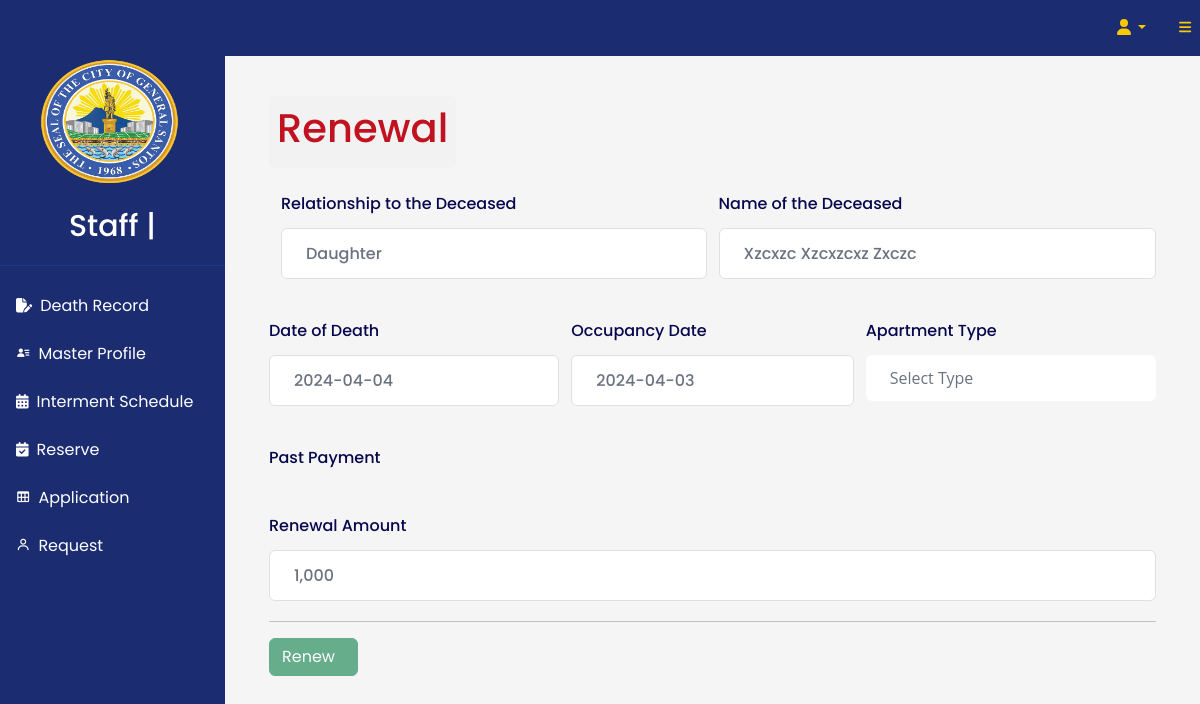
/staff/renewal.php, run on the app's committed database.
### tables this page shows
CREATE TABLE `tblniche` (
  `Nid` varchar(255) NOT NULL,
  `LocID` varchar(255) NOT NULL,
  `Level` int(11) NOT NULL,
  `Nno` int(11) NOT NULL,
  `Size` varchar(255) NOT NULL,
  `Status` varchar(50) NOT NULL,
  `currentdate` date NOT NULL DEFAULT current_timestamp()
);

CREATE TABLE `tblintermentreservation` (
  `AppointmentID` int(11) NOT NULL,
  `Requestor` varchar(255) NOT NULL,
  `Nid` varchar(255) NOT NULL,
  `Relationship` varchar(50) NOT NULL,
  `profID` varchar(255) NOT NULL
);

CREATE TABLE `tbldeathrecord` (
  `ProfileID` int(255) NOT NULL,
  `DateofDeath` date NOT NULL,
  `CauseofDeath` varchar(255) NOT NULL,
  `IntermentPlace` varchar(255) NOT NULL,
  `IntermentDateTime` datetime NOT NULL,
  `Lname` varchar(255) NOT NULL,
  `Fname` varchar(255) NOT NULL,
  `Mname` varchar(255) NOT NULL,
  `Suffix` varchar(2) NOT NULL,
  `Birthydate` date NOT NULL,
  `currentdate` date NOT NULL DEFAULT current_timestamp()
);

CREATE TABLE `tblburiedrecord` (
  `BurID` int(11) NOT NULL,
  `Profid` int(11) NOT NULL,
  `Nid` varchar(11) NOT NULL,
  `OccupancyDate` date NOT NULL,
  `Status1` int(11) NOT NULL
);

### staff/renewal.php (the view, shortened to what this page needs)
<!DOCTYPE html>
<html lang="en">
<?php
require('assets/component/header.php');
require('assets/component/topnavbar.php');
require('assets/component/sidebars.php');
include "../dbConn/conn.php";
?>
<link rel="stylesheet" href="css/walkin.css">
<body>
    <div id="layoutSidenav">
        <div id="layoutSidenav_content">
            <main>
                <div class="container-fluid px-4">
                    <ol class="breadcrumb mb-4">
                        <li class="breadcrumb-item active">
                            <h1>Renewal</h1>
                        </li>
                    </ol>
                    <div class="pcoded-inner-content">
                        <div class="main-body">
                            <div class="page-wrapper">
                                <div class="page-body">
                                    <div class="row">
                                        <div class="col-sm">
                                            <div class="container-interment">
                                                <div class="formbold-main">
                                                    <div class="">
                                                        <?php
                                                            $select = "SELECT * FROM tblNiche
                                                            INNER JOIN tblIntermentReservation ON tblNiche.Nid = tblIntermentReservation.Nid
                                                            INNER JOIN tblDeathRecord ON tblIntermentReservation.ProfID = tblDeathRecord.ProfileID
                                                            INNER JOIN tblNicheLocation ON tblNiche.LocID = tblNicheLocation.LocID
                                                            INNER JOIN tblContactInfo ON tblDeathRecord.ProfileID = tblContactInfo.ProfID
                                                            INNER JOIN tblBuriedRecord ON tblNiche.Nid = tblBuriedRecord.Nid WHERE tblBuriedRecord.OccupancyDate IS NOT NULL";
                                                            $query = $conn->query($select);
                                                            while($data = $query->fetch_assoc()){
                                                                $relationship = $data['Relationship'];
                                                                $name = $data['Fname'].' '.$data['Mname'].' '.$data['Lname'];
                                                                $dateofdeath = $data['DateofDeath'];
                                                                $occupancydate = $data['OccupancyDate'];
                                                            }
                                                        ?>
                                                        <form action="../dbConn/renewadmin.php" method="POST">
                                                            <div class="formbold-mb-5 flex">
                                                                <div class="formbold-mb-5 w-full formbold-px-3">
                                                                    <label for="name"
                                                                        class="formbold-form-label">Relationship
                                                                        to the Deceased</label>
                                                                    <input type="text" name="relationship" id="name"
                                                                        value="<?php echo ucfirst($relationship) ?>"
                                                                        readonly class="formbold-form-input" />
                                                                </div>
                                                                <div class="formbold-mb-5 w-full">
                                                                    <label for="name" class="formbold-form-label"> Name
                                                                        of the Deceased</label>
                                                                    <input type="text" name="deceased" id="name"
                                                                        value="<?php echo ucwords($name)?>" readonly
                                                                        class="formbold-form-input" />
                                                                </div>
                                                            </div>
                                                            <div class="formbold-mb-5 flex">
                                                                <div class="formbold-mb-5 w-full">
                                                                    <label for="date" class="formbold-form-label">Date
                                                                        of Death</label>
                                                                    <input type="text" name="deathdate" id="ddate"
                                                                        value="<?php echo $dateofdeath ?>" readonly
                                                                        class="formbold-form-input" />
                                                                </div>
                                                                <div class="formbold-mb-5 w-full formbold-px-3">
                                                                    <label for="date"
                                                                        class="formbold-form-label">Occupancy
                                                                        Date</label>
                                                                    <input type="text" name="interment" id="ddate"
                                                                        value="<?php echo $occupancydate ?>" readonly
                                                                        class="formbold-form-input" />
                                                                </div>
                                                                <div class="formbold-mb-5 w-full">
                                                                    <label for="date"
                                                                        class="formbold-form-label">Apartment
                                                                        Type</label>
                                                                    <select name="type" id="occupancySelect"
                                                                        class="formbold-form-input">
                                                                        <option value="">Select Type</option>
                                                                    </select>
                                                                </div>
                                                            </div>
                                                            <div class="formbold-mb-5 w-full">
                                                                <label for="date" class="formbold-form-label">Past
                                                                    Payment</label>
                                                            </div>
                                                            <div class="formbold-mb-5 w-full">
                                                                <br>
                                                                <label for="date" class="formbold-form-label">Renewal
                                                                    Amount</label>
                                                                <input type="text" value="1,000" name="amount"
                                                                    id="ddate" readonly class="formbold-form-input" />
                                                            </div>
                                                            <hr>
                                                            <div>
                                                                <button class="btn btn-success submit-button mb-3"
                                                                    type="button" id="updateButton" disabled>
                                                                    <span class="update-label">Renew</span>
                                                                </button>
                                                            </div>
                                                        </form>
                                                    </div>
                                                </div>
                                            </div>
                                        </div>
                                    </div>
                                </div>
                            </div>
                        </div>
                    </div>
                </div>
            </main>
        </div>
    </div>
</body>
</html>

### staff/css/table.css (style rules this page uses)
body { font-family: Arial, sans-serif; }
.container-fluid { max-width: 1200px; margin: 0 auto; padding: 20px; }
select { padding: 8px; border: 1px solid #ddd; border-radius: 5px; font-size: 14px; }
.breadcrumb { background-color: #f2f2f2; padding: 8px; list-style: none; margin: 0; border-radius: 5px; display: inline-block; }
.breadcrumb li { display: inline; }
.breadcrumb li::after { content: ">"; margin: 0 5px; }
.breadcrumb li:last-child::after { content: none; }

### staff/css/file.css (style rules this page uses)
* { margin: 0; padding: 0; box-sizing: border-box; font-family: "Poppins", sans-serif; }

### staff/css/activitylog.css (style rules this page uses)
body { padding: 20px; background-color: #f5f5f5; }

### staff/css/walkin.css (style rules this page uses)
* { margin: 0; padding: 0; box-sizing: border-box; }
body { font-family: "Inter", Arial, Helvetica, sans-serif; }
.formbold-mb-5 { margin-bottom: 20px; }
.formbold-form-label { display: block; font-weight: 500; font-size: 16px; color: #07074d; margin-bottom: 12px; }
.formbold-form-input { width: 100%; padding: 12px 24px; border-radius: 6px; border: 1px solid #e0e0e0; background: white; font-weight: 500; font-size: 16px; color: #6b7280; outline: none; resize: none; }
.formbold-px-3 { padding-left: 12px; padding-right: 12px; }
.flex { display: flex; }
.w-full { width: 100%; }
select { -webkit-appearance: none; -moz-appearance: none; -ms-appearance: none; appearance: none; outline: 0; box-shadow: none; border: 0 !important; background: #ffffff; background-image: none; flex: 1; padding: 0 .5em; color: #6b7280; cursor: pointer; font-size: .9em; font-family: 'Open Sans', sans-serif; }

### staff/renewal.php (style rules this page uses)
.update-label { display: inline-block; margin-right: 10px; }

### data on the page
tblniche: relationship "Daughter", deceased "Xzcxzc Xzcxzcxz Zxczc", deathdate "2024-04-04", interment "2024-04-03"
